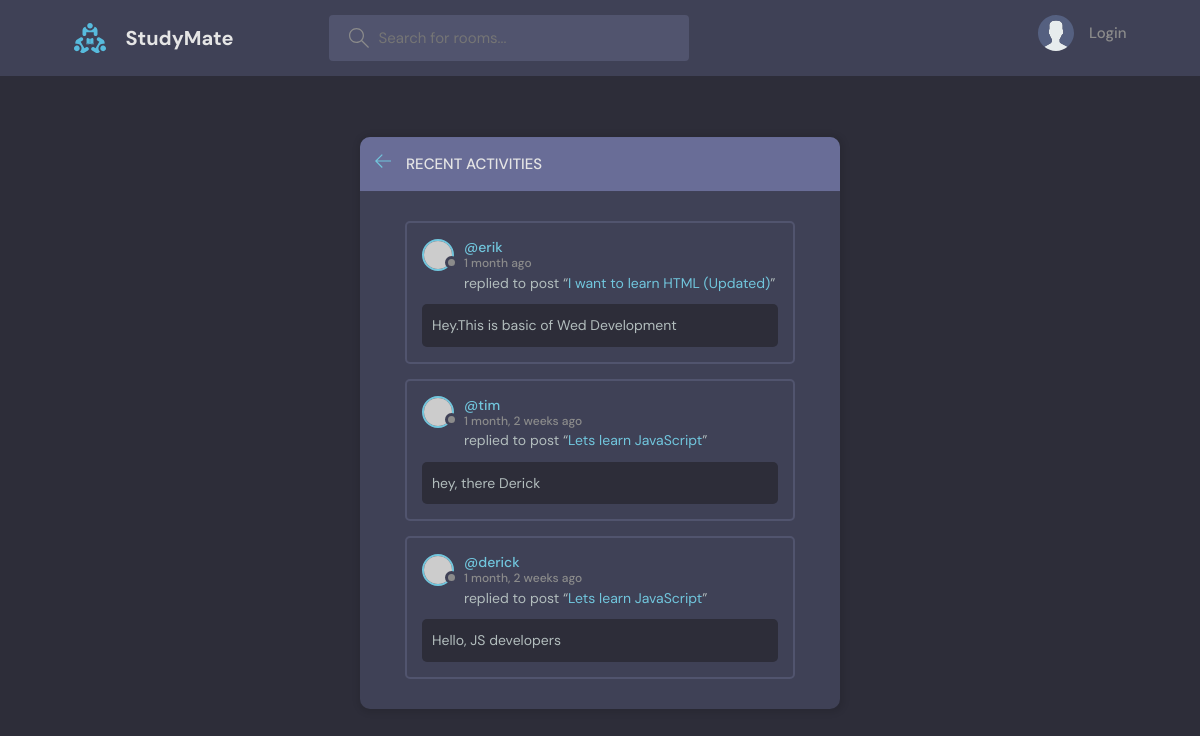
The page /activity/ on the database as committed earlier.
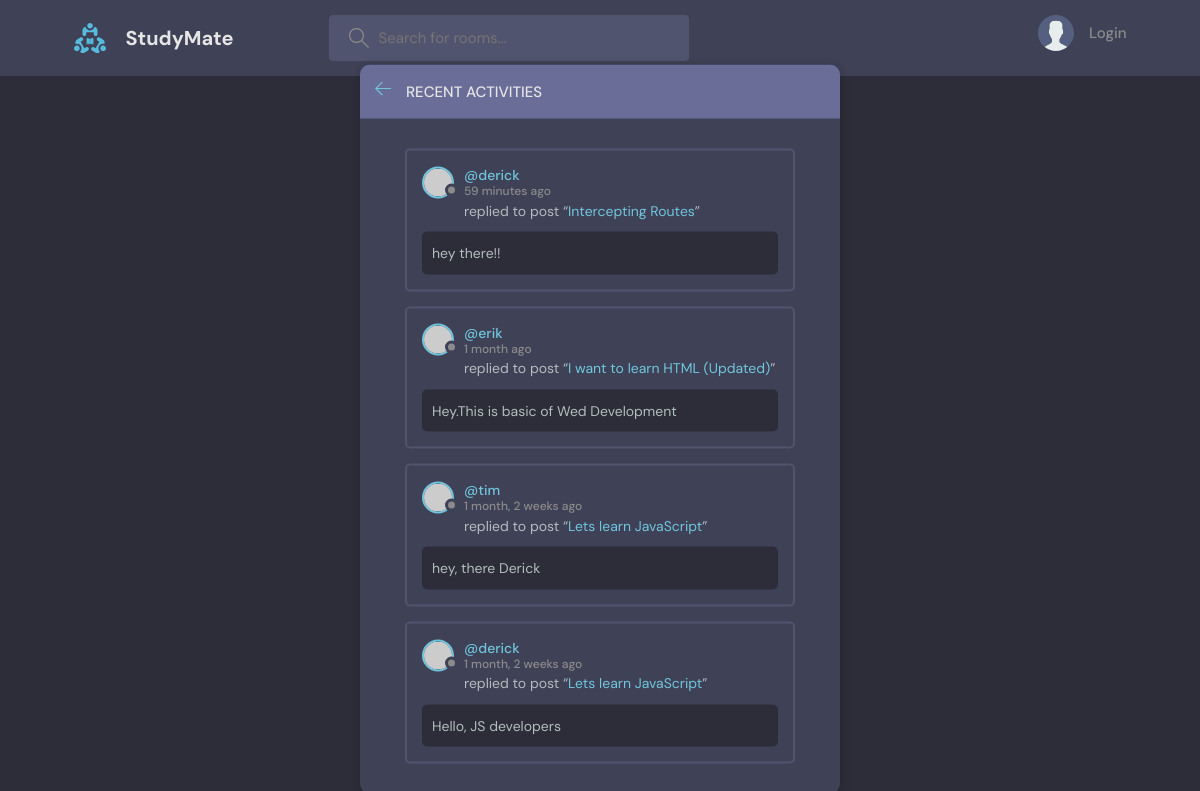
The same page on the database as committed later.
### base/models.py (models this page shows, shortened)
class Message(models.Model):
    user = models.ForeignKey(User, on_delete=models.CASCADE) # database table relationship
    room = models.ForeignKey(Room, on_delete=models.CASCADE)
    body = models.TextField()
    updated = models.DateTimeField(auto_now=True)
    created = models.DateTimeField(auto_now_add=True)
    class Meta:
        ordering = ['-updated', '-created'] # '-' enables order by descending order(new first)

class Room(models.Model):
    host = models.ForeignKey(User, on_delete=models.SET_NULL, null=True) # database table relationship
    topic=  models.ForeignKey(Topic, on_delete=models.SET_NULL, null=True)
    name = models.CharField(max_length=200)
    description = models.TextField(null=True, blank=True)
    participants = models.ManyToManyField(User, related_name='participants',blank=True)  # many to many relationship.
    updated = models.DateTimeField(auto_now=True) #updates each time an item is updated
    created = models.DateTimeField(auto_now_add=True) #runs ONLY once when an item is created in DB
    class Meta:
        ordering = ['-updated', '-created'] # '-' enables order by descending order(new first)
    def __str__(self):
        return self.name

### base/views.py (the view)
# urls.py: path('activity/', views.activityPage, name='activity'),
def activityPage(request):
    room_messages = Message.objects.all()
    return render(request, 'base/activity.html',{'room_messages': room_messages})

### base/templates/base/activity.html (shortened to what this page needs)
{% extends 'main.html' %} {% block content %}
<div class="layout">
  <div class="container">
    <div class="layout__box">
      <div class="layout__boxHeader">
        <div class="layout__boxTitle">
          <a href="{% url 'home' %}">
            <svg
              version="1.1"
              xmlns="http://www.w3.org/2000/svg"
              width="32"
              height="32"
              viewBox="0 0 32 32"
            >
              <title>arrow-left</title>
              <path
                d="M13.723 2.286l-13.723 13.714 13.719 13.714 1.616-1.611-10.96-10.96h27.625v-2.286h-27.625l10.965-10.965-1.616-1.607z"
              ></path>
            </svg>
          </a>
          <h3>Recent Activities</h3>
        </div>
      </div>
      <div class="activities-page layout__body">
        {% for message in room_messages %}
        <div class="activities__box">
          <div class="activities__boxHeader roomListRoom__header">
            <a
              href="{% url 'user-profile' message.user.id %}"
              class="roomListRoom__author"
            >
              <div class="avatar avatar--small">
                <img src="https://randomuser.me/api/portraits/women/11.jpg" />
              </div>
              <p>
                @{{message.user.username}}
                <span>{{message.created|timesince}} ago</span>
              </p>
            </a>
          </div>
          <div class="activities__boxContent">
            <p>
              replied to post “<a href="{% url 'room' message.room.id %}"
                >{{message.room}}</a
              >”
            </p>
            <div class="activities__boxRoomContent">{{message.body}}</div>
          </div>
        </div>
        {% endfor %}
      </div>
    </div>
  </div>
</div>
{% endblock content %}

Rows that differ between the two databases and show on the page:
added Message: user.username "derick", created "59 minutes", room "Intercepting Routes", body "hey there!!"
